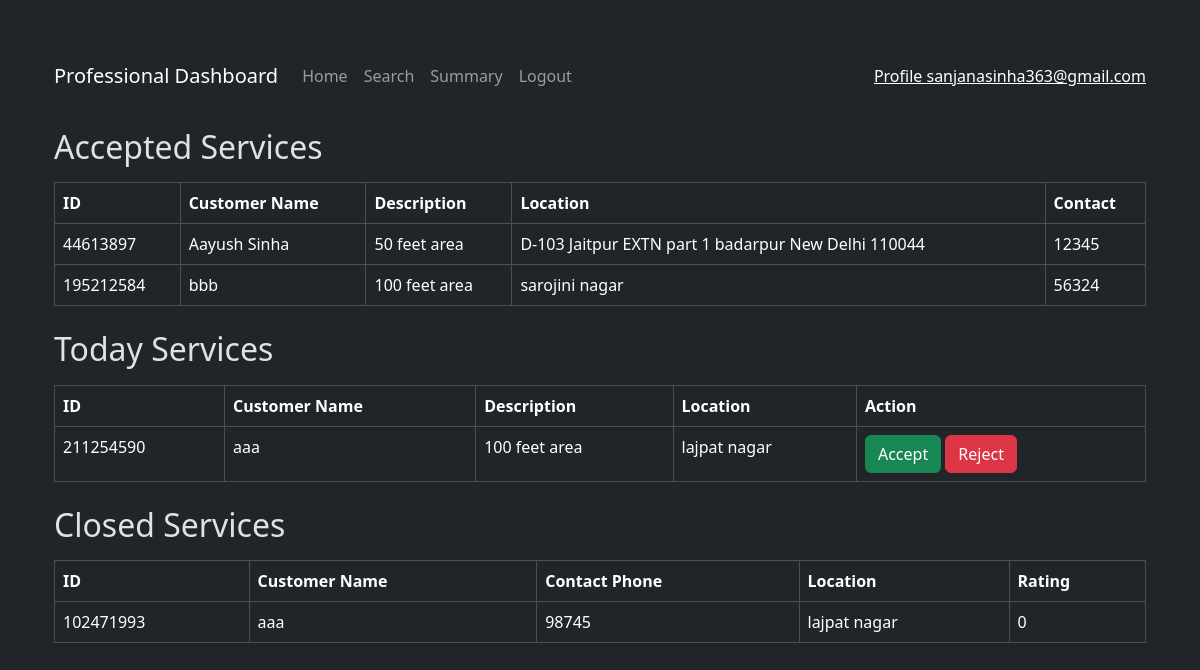
The app's page /professional_dashboard (signed in) with its own data.
### models.py (models this page shows)
class User(db.Model):
    __tablename__ = "user"
    id = db.Column(db.Integer, primary_key=True)
    username = db.Column(db.String(80), unique=True, nullable=False)
    passhash = db.Column(db.String(80), nullable=False)
    name = db.Column(db.String(80), nullable=False)
    role = db.Column(db.String(20), nullable=False)
    professional = db.relationship('Professional', backref='user', lazy=True)
    customer = db.relationship('Customer', backref='user', lazy=True)

class ServiceRequest(db.Model):
    __tablename__ = 'service_request'
    id = db.Column(db.Integer, primary_key=True)
    customer_id = db.Column(db.Integer, db.ForeignKey('customer.id'), nullable=False)  # Reference to Customer
    professional_id = db.Column(db.Integer, db.ForeignKey('professional.id'), nullable=True)  # Reference to Professional
    service_id = db.Column(db.Integer, db.ForeignKey('service.id'), nullable=False)
    date_of_request = db.Column(db.DateTime, default=datetime.utcnow, nullable=False)
    date_of_completion = db.Column(db.DateTime, nullable=True)
    status = db.Column(db.String(20), default='requested', nullable=False)
    rating = db.Column(db.Integer, nullable=True)
    remarks = db.Column(db.Text, nullable=True)
    customer = db.relationship('Customer', back_populates='service_requests')
    service = db.relationship('Service', back_populates='service_requests')
    professional = db.relationship('Professional', back_populates='service_requests')
    review = db.relationship('Review', back_populates='service_request', lazy=True)

class Service(db.Model):
    __tablename__ = 'service'
    id = db.Column(db.Integer, primary_key=True)
    service_name = db.Column(db.String(80), unique=False, nullable=False)
    description = db.Column(db.Text, nullable=False)
    price = db.Column(db.Float, nullable=False)
    time_required = db.Column(db.Integer, nullable=False)
    service_requests = db.relationship('ServiceRequest', back_populates='service', lazy=True)

class Customer(db.Model):
    __tablename__ = 'customer'
    id = db.Column(db.Integer, db.ForeignKey('user.id'), primary_key=True)
    address = db.Column(db.Text, nullable=False)
    pincode = db.Column(db.String(6), nullable=False)
    contact = db.Column(db.String(10), nullable=False)
    service_requests = db.relationship('ServiceRequest', back_populates='customer', lazy=True)

### app.py (the view)
@app.route('/professional_dashboard')
def professional_dashboard():
    user_id = session['user_id']
    professional = Professional.query.get(user_id)
    user = User.query.get(user_id)
    service = Service.query.all()
    accepted_services = ServiceRequest.query.filter_by(professional_id=user_id).all()
    today_services = (
    db.session.query(ServiceRequest)
    .join(Service)
    .filter(Service.service_name == professional.service_name)
    .filter(ServiceRequest.status == 'requested')
    .all()
)
    closed_services = (
    db.session.query(ServiceRequest)
    .join(Service)
    .filter(Service.service_name == professional.service_name)
    .filter(ServiceRequest.status == 'closed')
    .all()
)
    print(today_services, 'today_services')
    print(professional.address,service)
    return render_template('professional_dashboard.html',accepted_services=accepted_services,today_services=today_services, closed_services=closed_services,professional=professional, service=service,user=user)

### templates/professional_dashboard.html (shortened to what this page needs)
{% extends "layout.html" %}  {% block content %}
<div class="container mt-5">
  <nav class="navbar navbar-expand-lg navbar-dark bg-dark">
    <a class="navbar-brand" href="#">Professional Dashboard</a>
    <div class="collapse navbar-collapse">
      <ul class="navbar-nav mr-auto">
        <li class="nav-item">
          <a class="nav-link" href="">Home</a>
        </li>
        <li class="nav-item">
          <a class="nav-link" href="">Search</a>
        </li>
        <li class="nav-item">
          <a class="nav-link" href="">Summary</a>
        </li>
        <li class="nav-item">
          <a class="nav-link" href="">Logout</a>
        </li>
      </ul>
    </div>
    <span class="navbar-text">
      <a href="">Profile {{ user.username }}</a>
    </span>
  </nav>
  <h2 class="mt-4">Accepted Services</h2>
  <table class="table table-bordered mt-3">
    <thead>
      <tr>
        <th>ID</th>
        <th>Customer Name</th>
        <th>Description</th>
        <th>Location</th>
        <th>Contact</th>
      </tr>
    </thead>
    <tbody>
      {% for service_request in accepted_services %}
      <tr>
        <td>{{ service_request.id }}</td>
        <td>{{ service_request.customer.user.name }}</td>
        <td>{{ service_request.service.description }}</td>
        <td>{{ service_request.customer.address }}</td>
        <td>{{ service_request.customer.contact}}</td>
      </tr>
      {% endfor %}
    </tbody>
  </table>
  <h2 class="mt-4">Today Services</h2>
  <table class="table table-bordered mt-3">
    <thead>
      <tr>
        <th>ID</th>
        <th>Customer Name</th>
        <th>Description</th>
        <th>Location</th>
        <th>Action</th>
      </tr>
    </thead>
    <tbody>
      {% for service_request in today_services %}
      <tr>
        <td>{{ service_request.id }}</td>
        <td>{{ service_request.customer.user.name }}</td>
        <td>{{ service_request.service.description }}</td>
        <td>{{ service_request.customer.address }}</td>
        <td>
          <a
            href="{{ url_for('accept_service', service_id=service_request.id) }}"
            class="btn btn-success"
            >Accept</a
          >
          <a
            href="{{ url_for('reject_service', service_id=service_request.id) }}"
            class="btn btn-danger"
            >Reject</a
          >
        </td>
      </tr>
      {% endfor %}
    </tbody>
  </table>
  <h2 class="mt-4">Closed Services</h2>
  <table class="table table-bordered mt-3">
    <thead>
      <tr>
        <th>ID</th>
        <th>Customer Name</th>
        <th>Contact Phone</th>
        <th>Location</th>
        <th>Rating</th>
      </tr>
    </thead>
    <tbody>
      {% for service_request in closed_services %}
      <tr>
        <td>{{ service_request.id }}</td>
        <td>{{ service_request.customer.user.name }}</td>
        <td>{{ service_request.customer.contact }}</td>
        <td>{{ service_request.customer.address }}</td>
        <td>{{ service_request.rating }}</td>
      </tr>
      {% endfor %}
    </tbody>
  </table>
</div>
{% endblock %}

### records on screen
User: username "sanjanasinha363@gmail.com"
ServiceRequest: id "44613897", customer.user.name "Aayush Sinha", service.description "50 feet area", customer.address "D-103 Jaitpur EXTN part 1 badarpur New Delhi 110044", customer.contact "12345"
ServiceRequest: id "195212584", customer.user.name "bbb", service.description "100 feet area", customer.address "sarojini nagar", customer.contact "56324"
ServiceRequest: id "211254590", customer.user.name "aaa", service.description "100 feet area", customer.address "lajpat nagar"
ServiceRequest: id "102471993", customer.user.name "aaa", customer.contact "98745", customer.address "lajpat nagar", rating "0"
